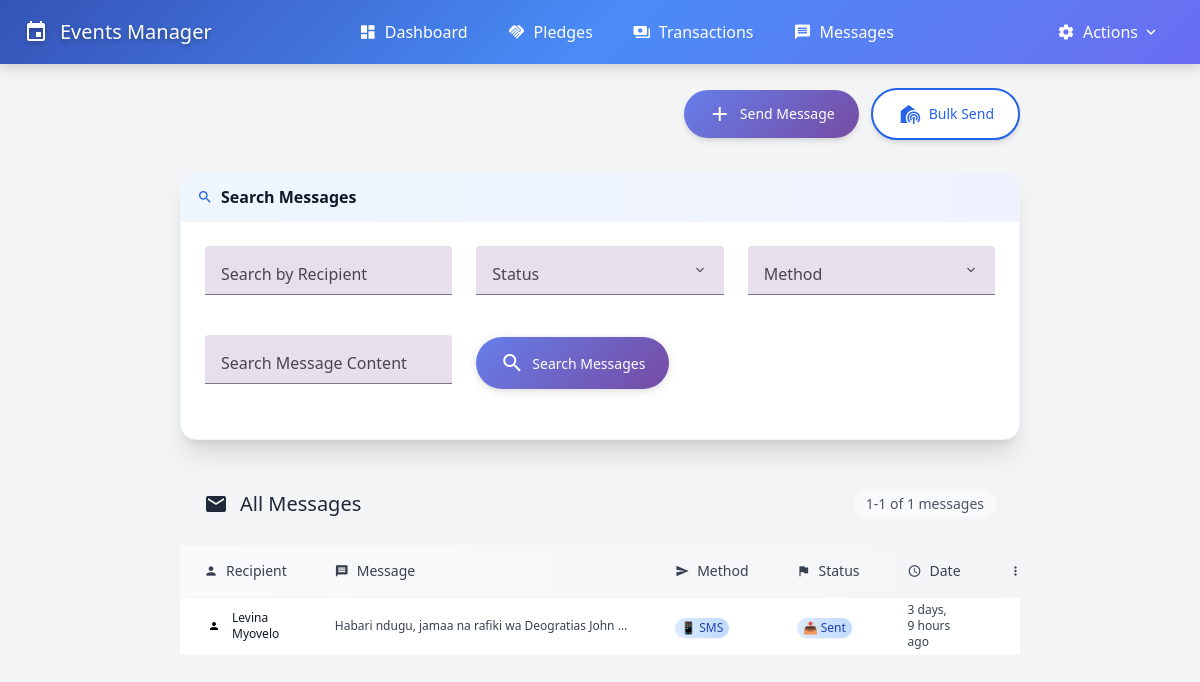
/messages/, run on an earlier commit of the app's database.
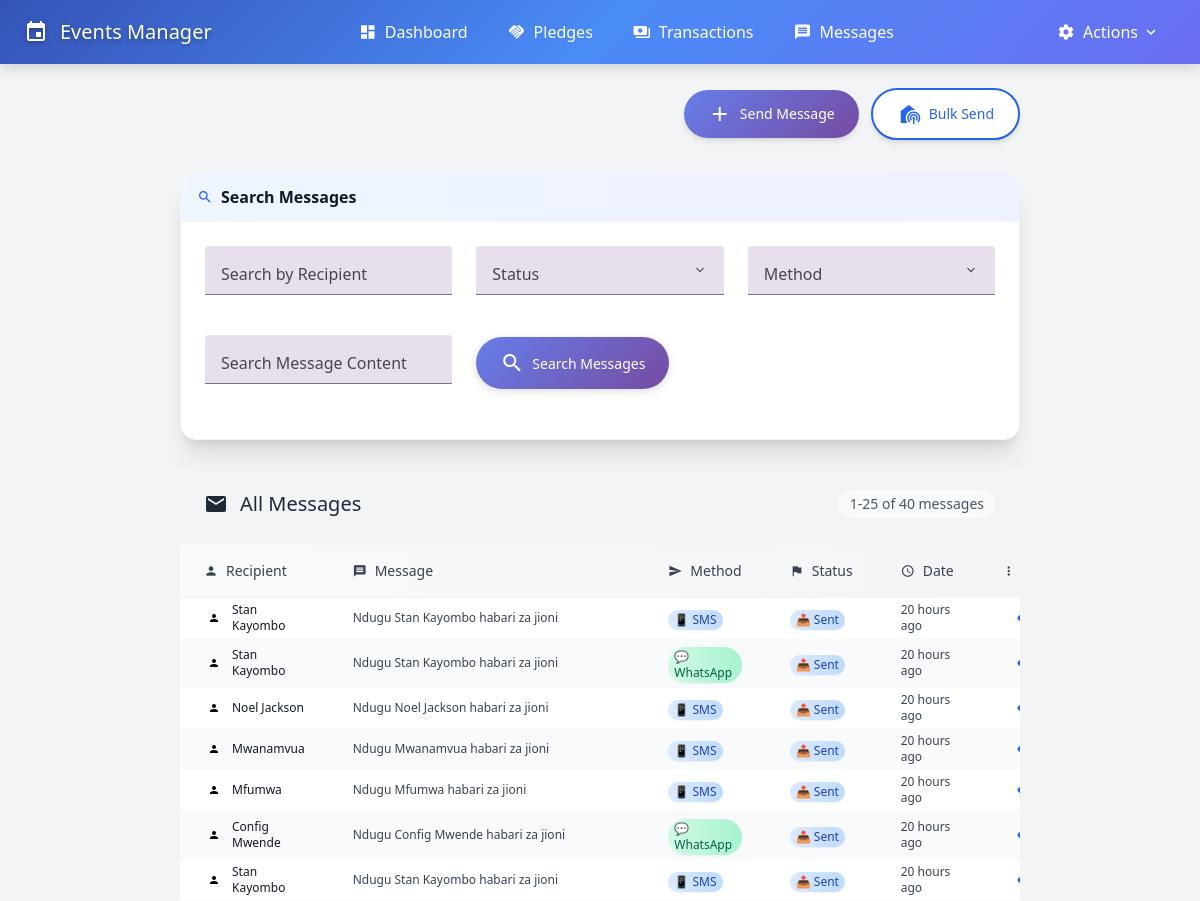
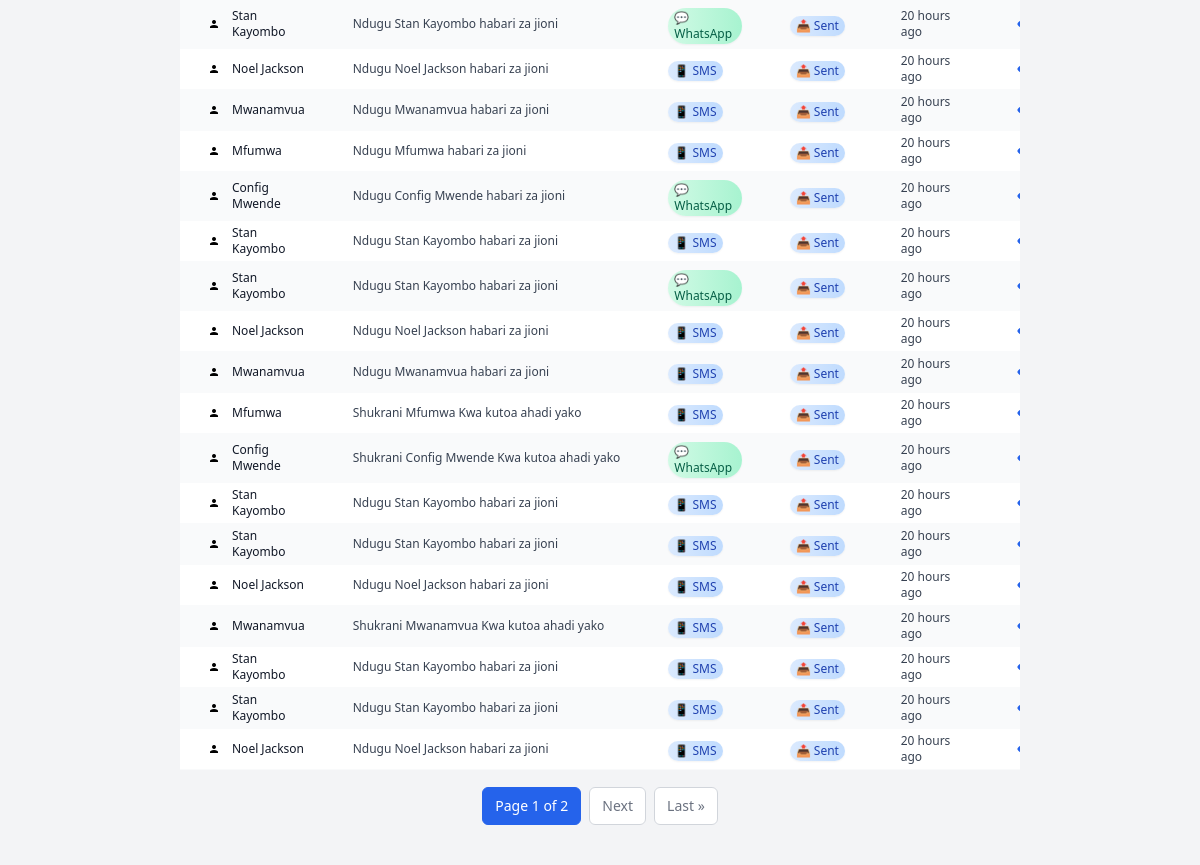
And on a later commit of the database (2 pictures, top to bottom).
### events/models.py (models this page shows, shortened)
class Messages(models.Model):
    MESSAGE_METHODS = [
        ('sms', '📱 SMS'),
        ('whatsapp', '💬 WhatsApp'),
        ('email', '✉️ Email'),
        ('voice_call', '📞 Voice Call'),
        ('in_person', '🤝 In Person'),
    ]
    MESSAGE_STATUS = [
        ('queued', '🕐 Queued'),
        ('pending', '⏳ Pending'),
        ('sent', '📤 Sent'),
        ('delivered', '📥 Delivered'),
        ('failed', '❌ Failed'),
        ('read', '👁️ Read'),
    ]
    pledge = models.ForeignKey(
        Pledges,
        on_delete=models.CASCADE,
        related_name='messages',
        verbose_name="Related Pledge",
        help_text="The pledge this message relates to"
    )
    message = models.TextField(
        verbose_name="Message Content",
        help_text="Content of the message sent"
    )
    method = models.CharField(
        max_length=20,
        choices=MESSAGE_METHODS,
        verbose_name="Communication Method",
        help_text="How the message was sent"
    )
    status = models.CharField(
        max_length=20,
        choices=MESSAGE_STATUS,
        default='pending',
        verbose_name="Message Status",
        help_text="Current status of the message"
    )
    created_at = models.DateTimeField(
        auto_now_add=True,
        verbose_name="Sent At"
    )
    updated_at = models.DateTimeField(
        auto_now=True,
        verbose_name="Last Updated"
    )
    class Meta:
        db_table = 'messages'
        verbose_name = 'Message'
        verbose_name_plural = 'Messages'
        ordering = ['-created_at']
        indexes = [
            models.Index(fields=['pledge']),
            models.Index(fields=['method']),
            models.Index(fields=['status']),
            models.Index(fields=['created_at']),
        ]

class Pledges(models.Model):
    STATUS_CHOICES = [
        ('new', '🆕 New'),
        ('pending', '⏳ Pending'),
        ('partial', '📊 Partial Payment'),
        ('completed', '✅ Completed'),
        ('cancelled', '❌ Cancelled'),
    ]
    phone_regex = RegexValidator(
        regex=r'^\+?255[67]\d{8}$|^\+?0[67]\d{8}$',
        message="Phone number must be a valid Tanzanian number (e.g., +255123456789 or 0123456789)"
    )
    event_id = models.CharField(
        max_length=100,
        verbose_name="Event ID",
        help_text="Unique identifier for the event"
    )
    name = models.CharField(
        max_length=200,
        verbose_name="Full Name",
        help_text="Full name of the person making the pledge"
    )
    mobile_number = models.CharField(
        validators=[phone_regex],
        max_length=17,
        verbose_name="Mobile Number",
        help_text="Tanzanian mobile number (e.g., +255123456789)"
    )
    pledge = models.DecimalField(
        max_digits=12,
        decimal_places=2,
        verbose_name="Pledge Amount",
        help_text="Total amount pledged (TSH)"
    )
    amount_paid = models.DecimalField(
        max_digits=12,
        decimal_places=2,
        default=Decimal('0.00'),
        verbose_name="Amount Paid",
        help_text="Total amount paid so far (TSH)"
    )
    status = models.CharField(
        max_length=20,
        choices=STATUS_CHOICES,
        default='new',
        verbose_name="Pledge Status",
        help_text="Current status of the pledge"
    )
    whatsapp_status = models.BooleanField(
        default=False,
        verbose_name="Is WhatsApp Number?",
        help_text="Whether this mobile number supports WhatsApp"
    )
    created_at = models.DateTimeField(
        auto_now_add=True,
        verbose_name="Created At"
    )
    updated_at = models.DateTimeField(
        auto_now=True,
        verbose_name="Last Updated"
    )
    class Meta:
        db_table = 'pledges'
        verbose_name = 'Pledge'
        verbose_name_plural = 'Pledges'
        ordering = ['-created_at', 'name']
        indexes = [
            models.Index(fields=['event_id']),
            models.Index(fields=['status']),
            models.Index(fields=['created_at']),
        ]

### events/views.py (the view)
# urls.py: path('messages/', views.message_list, name='message_list'),
def message_list(request):
    messages_list = Messages.objects.select_related('pledge').order_by('-created_at')
    search_query = request.GET.get('search')
    if search_query:
        messages_list = messages_list.filter(pledge__name__icontains=search_query)
    method_filter = request.GET.get('method')
    if method_filter:
        messages_list = messages_list.filter(method=method_filter)
    status_filter = request.GET.get('status')
    if status_filter:
        messages_list = messages_list.filter(status=status_filter)
    message_content = request.GET.get('message_content')
    if message_content:
        messages_list = messages_list.filter(message__icontains=message_content)
    paginator = Paginator(messages_list, 25)
    page_number = request.GET.get('page')
    page_obj = paginator.get_page(page_number)
    context = {'page_obj': page_obj}
    return render(request, 'events/message_list.html', context)

### events/templates/events/message_list.html (shortened to what the changed rows need)
{% extends 'events/base.html' %}
{% load humanize %}
{% block content %}
<div class="md-card">
    <div class="flex justify-between items-center p-6 border-b border-gray-100">
        <h2 class="text-xl font-medium text-gray-800 flex items-center">
            <span class="material-icons text-primary-500 mr-3 text-2xl">email</span>
            All Messages
        </h2>
        <div class="flex items-center space-x-4">
            <div class="text-sm text-gray-600 bg-gray-50 px-3 py-1 rounded-full">
                {{ page_obj.start_index }}-{{ page_obj.end_index }} of {{ page_obj.paginator.count }} messages
            </div>
        </div>
    </div>
    <div>
        {% if page_obj.object_list %}
            <div class="overflow-x-auto" style="min-height: 60vh;">
                <table class="min-w-full">
                    <thead>
                        <tr class="border-b border-gray-100 bg-gradient-to-r from-gray-50 to-gray-100">
                            <th class="px-6 py-4 text-left text-sm font-medium text-gray-700 flex items-center">
                                <span class="material-icons text-sm mr-2">person</span>Recipient
                            </th>
                            <th class="px-6 py-4 text-left text-sm font-medium text-gray-700">
                                <div class="flex items-center">
                                    <span class="material-icons text-sm mr-2">message</span>Message
                                </div>
                            </th>
                            <th class="px-6 py-4 text-left text-sm font-medium text-gray-700">
                                <div class="flex items-center">
                                    <span class="material-icons text-sm mr-2">send</span>Method
                                </div>
                            </th>
                            <th class="px-6 py-4 text-left text-sm font-medium text-gray-700">
                                <div class="flex items-center">
                                    <span class="material-icons text-sm mr-2">flag</span>Status
                                </div>
                            </th>
                            <th class="px-6 py-4 text-left text-sm font-medium text-gray-700">
                                <div class="flex items-center">
                                    <span class="material-icons text-sm mr-2">schedule</span>Date
                                </div>
                            </th>
                            <th class="px-6 py-4 text-center text-sm font-medium text-gray-700">
                                <div class="flex items-center justify-center">
                                    <span class="material-icons text-sm mr-2">more_vert</span>Actions
                                </div>
                            </th>
                        </tr>
                    </thead>
                    <tbody class="bg-white">
                        {% for message in page_obj.object_list %}
                        <tr class="border-b border-gray-50 hover:bg-blue-50 hover:shadow-sm transition-all duration-200 {% cycle 'bg-white' 'bg-gray-50' %}">
                            <td class="px-6 py-1">
                                <div class="flex items-center">
                                    <div class="flex-shrink-0 h-5 w-5 bg-primary-100 rounded-full flex items-center justify-center mr-2">
                                        <span class="material-icons text-primary-600 text-xs">person</span>
                                    </div>
                                    <div>
                                        <div class="text-xs font-medium text-gray-900">
                                            <a href="{% url 'events:pledge_detail' message.pledge.id %}" class="text-primary-600 hover:text-primary-800 transition-colors duration-200">
                                                {{ message.pledge.name }}
                                            </a>
                                        </div>
                                    </div>
                                </div>
                            </td>
                            <td class="px-6 py-1">
                                <div class="text-xs text-gray-700 max-w-xs truncate" title="{{ message.message }}">
                                    {{ message.message|truncatewords:8 }}
                                </div>
                            </td>
                            <td class="px-6 py-1">
                                <span class="inline-flex items-center px-1.5 py-0.5 text-xs font-medium rounded-full shadow-sm
                                    {% if message.method == 'sms' %}bg-gradient-to-r from-blue-100 to-blue-200 text-blue-800
                                    {% elif message.method == 'email' %}bg-gradient-to-r from-purple-100 to-purple-200 text-purple-800
                                    {% elif message.method == 'call' %}bg-gradient-to-r from-green-100 to-green-200 text-green-800
                                    {% elif message.method == 'whatsapp' %}bg-gradient-to-r from-emerald-100 to-emerald-200 text-emerald-800
                                    {% else %}bg-gradient-to-r from-gray-100 to-gray-200 text-gray-800{% endif %}">
                                    {% if message.method == 'sms' %}📱 SMS
                                    {% elif message.method == 'email' %}📧 Email
                                    {% elif message.method == 'call' %}📞 Call
                                    {% elif message.method == 'whatsapp' %}💬 WhatsApp
                                    {% else %}{{ message.get_method_display }}{% endif %}
                                </span>
                            </td>
                            <td class="px-6 py-1">
                                <span class="inline-flex items-center px-1.5 py-0.5 text-xs font-medium rounded-full shadow-sm
                                    {% if message.status == 'delivered' %}bg-gradient-to-r from-green-100 to-green-200 text-green-800
                                    {% elif message.status == 'sent' %}bg-gradient-to-r from-blue-100 to-blue-200 text-blue-800
                                    {% elif message.status == 'failed' %}bg-gradient-to-r from-red-100 to-red-200 text-red-800
                                    {% else %}bg-gradient-to-r from-yellow-100 to-yellow-200 text-yellow-800{% endif %}">
                                    {% if message.status == 'delivered' %}✅ Delivered
                                    {% elif message.status == 'sent' %}📤 Sent
                                    {% elif message.status == 'failed' %}❌ Failed
                                    {% else %}⏳ {{ message.get_status_display }}{% endif %}
                                </span>
                            </td>
                            <td class="px-6 py-1">
                                <div class="text-xs text-gray-700">
                                    {{ message.created_at|naturaltime }}
                                </div>
                            </td>
                            <td class="px-6 py-1">
                                <div class="flex justify-center space-x-1 relative">
                                    <a href="{% url 'events:message_detail' message.id %}"
                                       class="inline-flex items-center justify-center w-6 h-6 text-xs text-blue-600 hover:text-blue-800 hover:bg-blue-50 rounded-full transition-all duration-200"
                                       title="View Details">
                                        <span class="material-icons text-xs">visibility</span>
                                    </a>
                                </div>
                            </td>
                        </tr>
                        {% endfor %}
                    </tbody>
                </table>
            </div>
        {% endif %}
    </div>
</div>
    {% if page_obj.has_other_pages %}
    <div class="border-t border-gray-100 px-6 py-4">
        <nav aria-label="Messages pagination">
    <div class="flex items-center justify-center">
        <div class="flex space-x-2">
            <span class="px-3 py-2 text-sm text-white bg-blue-600 border border-blue-600 rounded-md">
                Page {{ page_obj.number }} of {{ page_obj.paginator.num_pages }}
            </span>
            {% if page_obj.has_next %}
                <a href="?page={{ page_obj.next_page_number }}"
                   class="px-3 py-2 text-sm text-gray-500 bg-white border border-gray-300 rounded-md hover:bg-gray-50">
                    Next
                </a>
                <a href="?page={{ page_obj.paginator.num_pages }}"
                   class="px-3 py-2 text-sm text-gray-500 bg-white border border-gray-300 rounded-md hover:bg-gray-50">
                    Last &raquo;
                </a>
            {% endif %}
            </div>
        </div>
    </nav>
    </div>
    {% endif %}
</div>
{% endblock %}

What changed in the data, as far as the page shows it:
no longer on this page (row unchanged): Messages: pledge.name "Levina Myovelo", message "Habari ndugu, jamaa na rafiki wa Deogratias John …", method "📱 SMS", status "📤 Sent", created_at "3 days, 9 hours ago"
added Messages: pledge.name "Stan Kayombo", message "Ndugu Stan Kayombo habari za jioni", method "📱 SMS", status "📤 Sent", created_at "20 hours ago"
added Messages: pledge.name "Stan Kayombo", message "Ndugu Stan Kayombo habari za jioni", method "💬 WhatsApp", status "📤 Sent", created_at "20 hours ago"
added Messages: pledge.name "Noel Jackson", message "Ndugu Noel Jackson habari za jioni", method "📱 SMS", status "📤 Sent", created_at "20 hours ago"
added Messages: pledge.name "Mwanamvua", message "Ndugu Mwanamvua habari za jioni", method "📱 SMS", status "📤 Sent", created_at "20 hours ago"
added Messages: pledge.name "Mfumwa", message "Ndugu Mfumwa habari za jioni", method "📱 SMS", status "📤 Sent", created_at "20 hours ago"
added Messages: pledge.name "Config Mwende", message "Ndugu Config Mwende habari za jioni", method "💬 WhatsApp", status "📤 Sent", created_at "20 hours ago"
added Messages: pledge.name "Stan Kayombo", message "Ndugu Stan Kayombo habari za jioni", method "📱 SMS", status "📤 Sent", created_at "20 hours ago"
added Messages: pledge.name "Stan Kayombo", message "Ndugu Stan Kayombo habari za jioni", method "💬 WhatsApp", status "📤 Sent", created_at "20 hours ago"
added Messages: pledge.name "Noel Jackson", message "Ndugu Noel Jackson habari za jioni", method "📱 SMS", status "📤 Sent", created_at "20 hours ago"
added Messages: pledge.name "Mwanamvua", message "Ndugu Mwanamvua habari za jioni", method "📱 SMS", status "📤 Sent", created_at "20 hours ago"
added Messages: pledge.name "Mfumwa", message "Ndugu Mfumwa habari za jioni", method "📱 SMS", status "📤 Sent", created_at "20 hours ago"
added Messages: pledge.name "Config Mwende", message "Ndugu Config Mwende habari za jioni", method "💬 WhatsApp", status "📤 Sent", created_at "20 hours ago"
added Messages: pledge.name "Stan Kayombo", message "Ndugu Stan Kayombo habari za jioni", method "📱 SMS", status "📤 Sent", created_at "20 hours ago"
added Messages: pledge.name "Stan Kayombo", message "Ndugu Stan Kayombo habari za jioni", method "💬 WhatsApp", status "📤 Sent", created_at "20 hours ago"
added Messages: pledge.name "Noel Jackson", message "Ndugu Noel Jackson habari za jioni", method "📱 SMS", status "📤 Sent", created_at "20 hours ago"
added Messages: pledge.name "Mwanamvua", message "Ndugu Mwanamvua habari za jioni", method "📱 SMS", status "📤 Sent", created_at "20 hours ago"
added Messages: pledge.name "Mfumwa", message "Shukrani Mfumwa Kwa kutoa ahadi yako", method "📱 SMS", status "📤 Sent", created_at "20 hours ago"
added Messages: pledge.name "Config Mwende", message "Shukrani Config Mwende Kwa kutoa ahadi yako", method "💬 WhatsApp", status "📤 Sent", created_at "20 hours ago"
added Messages: pledge.name "Stan Kayombo", message "Ndugu Stan Kayombo habari za jioni", method "📱 SMS", status "📤 Sent", created_at "20 hours ago"
added Messages: pledge.name "Stan Kayombo", message "Ndugu Stan Kayombo habari za jioni", method "📱 SMS", status "📤 Sent", created_at "20 hours ago"
added Messages: pledge.name "Noel Jackson", message "Ndugu Noel Jackson habari za jioni", method "📱 SMS", status "📤 Sent", created_at "20 hours ago"
added Messages: pledge.name "Mwanamvua", message "Shukrani Mwanamvua Kwa kutoa ahadi yako", method "📱 SMS", status "📤 Sent", created_at "20 hours ago"
added Messages: pledge.name "Stan Kayombo", message "Ndugu Stan Kayombo habari za jioni", method "📱 SMS", status "📤 Sent", created_at "20 hours ago"
added Messages: pledge.name "Stan Kayombo", message "Ndugu Stan Kayombo habari za jioni", method "📱 SMS", status "📤 Sent", created_at "20 hours ago"
added Messages: pledge.name "Noel Jackson", message "Ndugu Noel Jackson habari za jioni", method "📱 SMS", status "📤 Sent", created_at "20 hours ago"
Also different on the page:
{{ page_obj.end_index }}: "1" → "25"
{{ page_obj.paginator.count }}: "1" → "40"
{{ page_obj.number }}: (not shown) → "1"
{{ page_obj.paginator.num_pages }}: (not shown) → "2"
text now shown: "Page of Next Last »"
